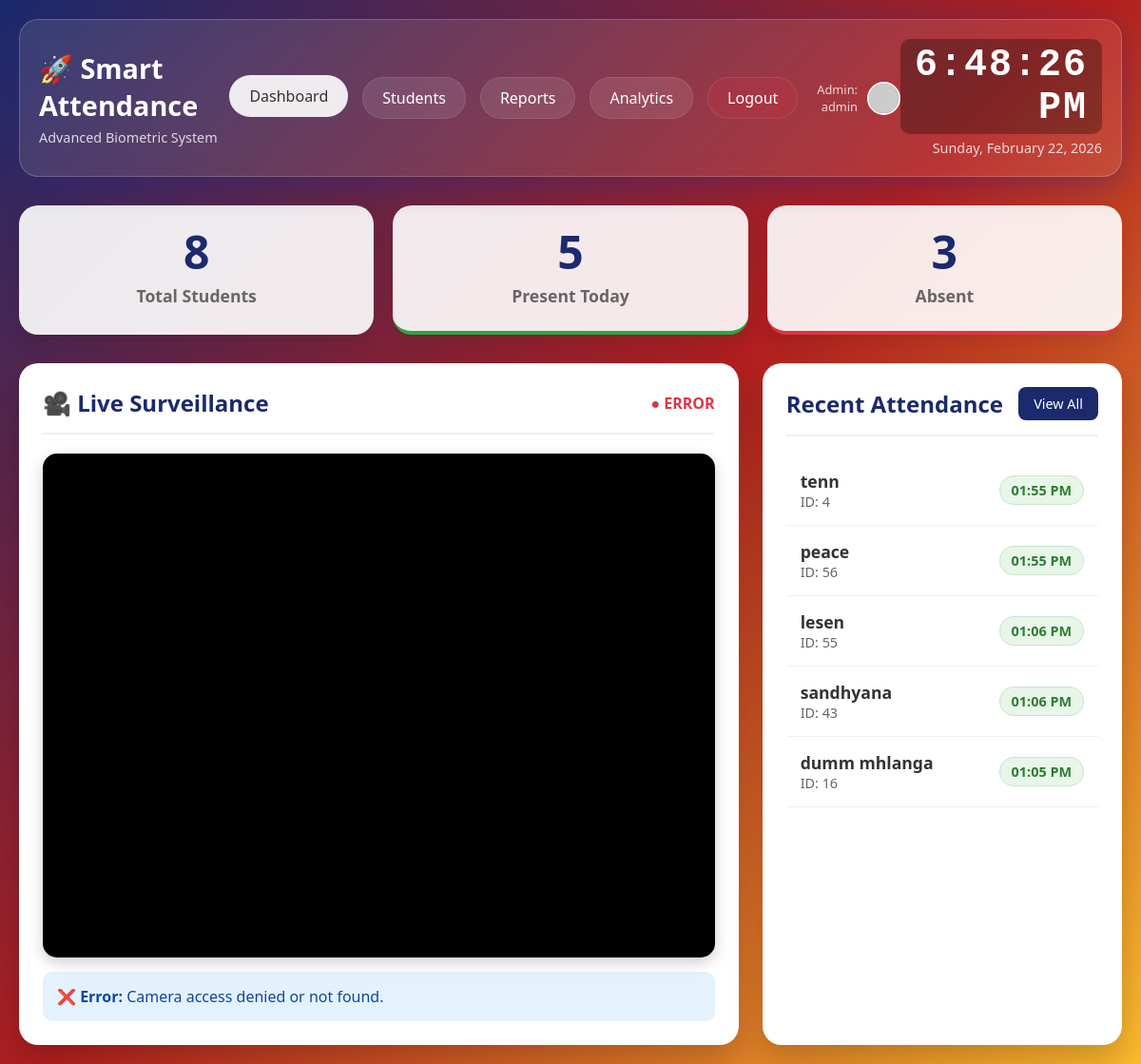
/ (signed in), run on an earlier commit of the app's database.
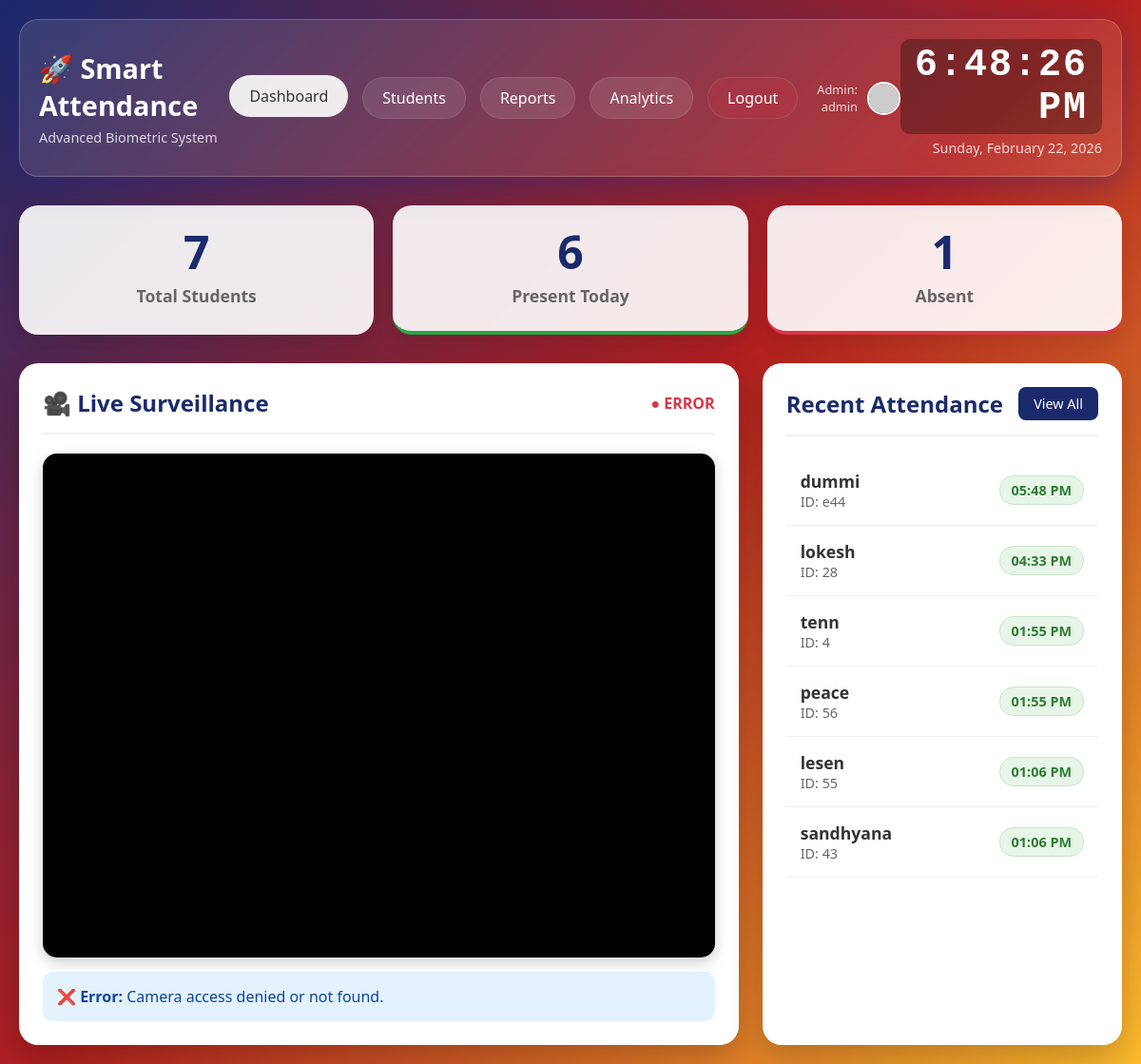
And on a later commit of the database.
### tables this page shows
CREATE TABLE attendance (
                id INTEGER PRIMARY KEY AUTOINCREMENT,
                student_id INTEGER NOT NULL,
                marked_at TIMESTAMP DEFAULT CURRENT_TIMESTAMP,
                session_date DATE,
                status TEXT DEFAULT 'present',
                FOREIGN KEY (student_id) REFERENCES students(id)
            );

CREATE TABLE students (
                id INTEGER PRIMARY KEY AUTOINCREMENT,
                name TEXT NOT NULL,
                enrollment_no TEXT UNIQUE NOT NULL,
                face_encoding BLOB NOT NULL,
                created_at TIMESTAMP DEFAULT CURRENT_TIMESTAMP
            );

### app.py (the view)
@app.route('/')
def index():
    students = db_manager.get_all_students()
    attendance_today = db_manager.get_attendance_today()
    return render_template('index.html',
                          total_students=len(students),
                          present_today=len(attendance_today),
                          attendance_list=attendance_today,
                          user=session.get('user'))

### database/db_manager.py (called while the page is built)
    def get_connection(self):
        if self.use_postgres:
            return psycopg2.connect(self.db_url)
        else:
            return sqlite3.connect(self.db_path)

    def _execute(self, query, params=(), fetchone=False, fetchall=False):
        conn = self.get_connection()
        if self.use_postgres:
            cursor = conn.cursor(cursor_factory=RealDictCursor)
        else:
            conn.row_factory = sqlite3.Row
            cursor = conn.cursor()
        try:
            if not self.use_postgres:
                query = query.replace('%s', '?')
            cursor.execute(query, params)
            result = None
            if fetchone:
                result = cursor.fetchone()
            elif fetchall:
                result = cursor.fetchall()
            conn.commit()
            return result
        except Exception as e:
            print(f"Database Error: {e}")
            conn.rollback()
            return None
        finally:
            cursor.close()
            conn.close()

### templates/index.html (shortened to what this page needs)
<!DOCTYPE html>
<html lang="en">
<head>
</head>
<body>
    <div class="dashboard-header">
        <div class="header-title">
            <h1>🚀 Smart Attendance</h1>
            <p>Advanced Biometric System</p>
        </div>
        <div class="nav-pills">
            <a href="/" class="active">Dashboard</a>
            {% if user %}
            <a href="/students">Students</a>
            <a href="/reports">Reports</a>
            <a href="/analytics">Analytics</a>
            <a href="/logout" style="background: rgba(220, 53, 69, 0.2);">Logout</a>
            {% else %}
            <a href="/login" style="background: #28a745;">Login</a>
            {% endif %}
        </div>
        {% if user %}
        <div style="margin-left: 20px; text-align: right; display: flex; align-items: center; gap: 10px;">
            <div style="font-size: 0.8em; opacity: 0.8;">Admin: {{ user.name }}</div>
            <img src="{{ user.picture }}"
                style="width: 35px; height: 35px; border-radius: 50%; border: 2px solid white;">
        </div>
        {% endif %}
        <div class="digital-clock">
            <div class="time-display" id="clock">00:00:00</div>
            <div class="date-display" id="date">Loading Date...</div>
        </div>
    </div>
    <div class="stats-grid">
        <div class="stat-card">
            <div class="stat-value">{{ total_students }}</div>
            <div class="stat-label">Total Students</div>
        </div>
        <div class="stat-card" style="border-bottom: 4px solid #28a745;">
            <div class="stat-value" id="present-count">{{ present_today }}</div>
            <div class="stat-label">Present Today</div>
        </div>
        <div class="stat-card" style="border-bottom: 4px solid #dc3545;">
            <div class="stat-value" id="absent-count">{{ total_students - present_today }}</div>
            <div class="stat-label">Absent</div>
        </div>
    </div>
    <div class="main-grid">
        <div class="card">
            <div class="section-header">
                <h2>🎥 Live Surveillance</h2>
                <span id="camera-status" style="color: #dc3545; font-weight: bold;">● OFFLINE</span>
            </div>
            <div
                style="position: relative; width: 100%; aspect-ratio: 4/3; background: #000; border-radius: 15px; overflow: hidden; box-shadow: 0 5px 15px rgba(0, 0, 0, 0.2);">
                <video id="webcam" autoplay playsinline style="width: 100%; height: 100%; object-fit: cover;"></video>
                <div id="detection-overlay"
                    style="position: absolute; top: 0; left: 0; width: 100%; height: 100%; pointer-events: none;"></div>
            </div>
            <div id="status-box"
                style="margin-top: 15px; padding: 15px; background: #e3f2fd; border-radius: 10px; color: #0d47a1;">
            </div>
        </div>
        <div class="card">
            <div class="section-header">
                <h2>Recent Attendance</h2>
                <a href="/reports" class="btn-action">View All</a>
            </div>
            <div id="attendance-list" class="attendance-list">
                {% if attendance_list %}
                {% for record in attendance_list %}
                <div class="attendance-item">
                    <div>
                        <div class="student-name">{{ record.name }}</div>
                        <div style="color: #666; font-size: 0.9em;">ID: {{ record.enrollment_no }}</div>
                    </div>
                    <div class="time-badge">
                        {{ record.time }}
                    </div>
                </div>
                {% endfor %}
                {% else %}
                <div style="text-align: center; padding: 40px; color: #999;">
                    Waiting for students...
                </div>
                {% endif %}
            </div>
        </div>
    </div>
</body>
</html>

What changed in the data, as far as the page shows it:
removed attendance: name "dumm mhlanga", enrollment_no "16", time "01:05 PM"
added attendance: name "dummi", enrollment_no "e44", time "05:48 PM"
added attendance: name "lokesh", enrollment_no "28", time "04:33 PM"
Also different on the page:
{{ total_students }}: "8" → "7"
{{ present_today }}: "5" → "6"
{{ total_students - present_today }}: "3" → "1"
